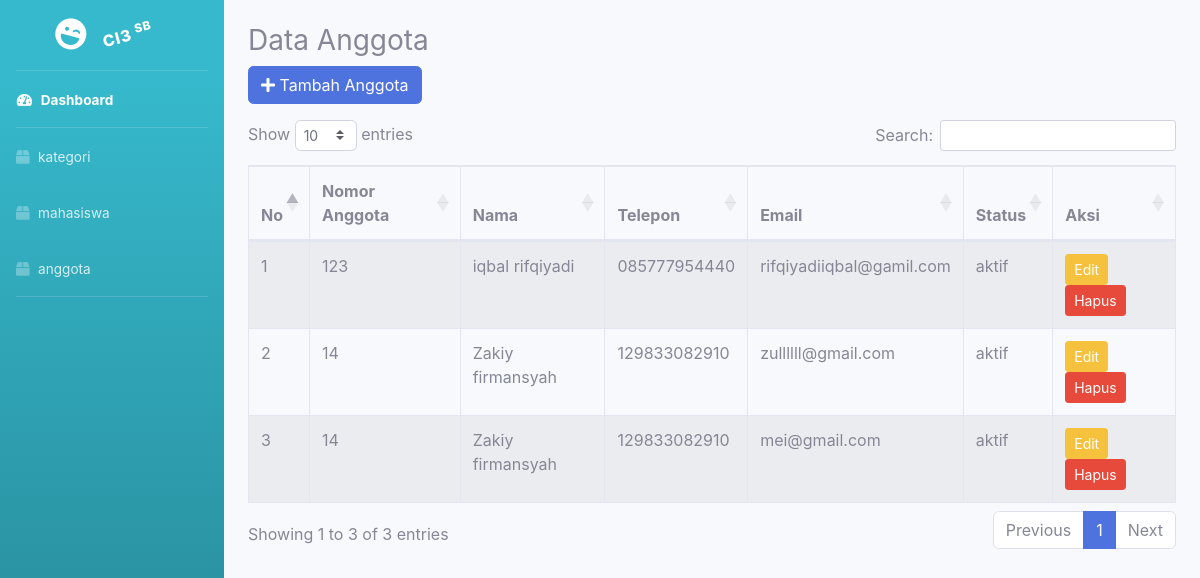
/index.php/anggota, run on the app's committed database.
### tables this page shows
CREATE TABLE `anggota` (
  `id` int(11) NOT NULL,
  `nomor_anggota` varchar(50) DEFAULT NULL,
  `nama` varchar(100) DEFAULT NULL,
  `alamat` text DEFAULT NULL,
  `telepon` varchar(20) DEFAULT NULL,
  `email` varchar(100) DEFAULT NULL,
  `tanggal_daftar` date DEFAULT NULL,
  `status` varchar(20) DEFAULT 'aktif'
);

### application/controllers/anggota.php (called while the page is built, shortened)
<?php
class Anggota extends CI_Controller {
    public function __construct(){
        $this->load->model('Anggota_model');
        $this->load->library('form_validation');
    }
    public function index(){
        $data['anggota'] = $this->Anggota_model->getAll();
        $this->load->view('anggota/index', $data);
    }
}

### index.php (called while the page is built, shortened)
<?php
require_once BASEPATH.'core/CodeIgniter.php';

### application/models/Anggota_model.php (called while the page is built, shortened)
<?php
class Anggota_model extends CI_Model {
    public function getAll(){
        return $this->db->get('anggota')->result();
    }
}

### application/views/anggota/index.php (the view, shortened to what this page needs)
<?php $this->load->view('templates/header'); ?>
<?php $this->load->view('templates/sidebar'); ?>
<div id="content-wrapper" class="d-flex flex-column">
  <div id="content">
    <div class="container-fluid mt-4">
      <h3>Data Anggota</h3>
      <a href="<?= base_url('anggota/tambah') ?>" class="btn btn-primary mb-3">
        <i class="fas fa-plus"></i> Tambah Anggota
      </a>
      <table id="tabelAnggota" class="table table-bordered table-striped">
        <thead>
          <tr>
            <th>No</th>
            <th>Nomor Anggota</th>
            <th>Nama</th>
            <th>Telepon</th>
            <th>Email</th>
            <th>Status</th>
            <th>Aksi</th>
          </tr>
        </thead>
        <tbody>
          <?php $no=1; foreach($anggota as $a){ ?>
          <tr>
            <td><?= $no++ ?></td>
            <td><?= $a->nomor_anggota ?></td>
            <td><?= $a->nama ?></td>
            <td><?= $a->telepon ?></td>
            <td><?= $a->email ?></td>
            <td><?= $a->status ?? 'aktif' ?></td>
            <td>
              <a href="<?= base_url('anggota/edit/'.$a->id) ?>" class="btn btn-warning btn-sm">Edit</a>
              <a href="<?= base_url('anggota/hapus/'.$a->id) ?>" class="btn btn-danger btn-sm"
                 onclick="return confirm('Yakin hapus?')">Hapus</a>
            </td>
          </tr>
          <?php } ?>
        </tbody>
      </table>
    </div>
  </div>
</div>
<link rel="stylesheet" href="https://cdn.datatables.net/1.13.6/css/dataTables.bootstrap4.min.css">
<?php $this->load->view('templates/footer'); ?>

### application/views/templates/header.php (shortened to what this page needs)
<!DOCTYPE html>
<html lang="en">
    <head>
        <link href="<?=base_url('assets/vendor/fontawesome-free/css/all.min.css')?>" rel="stylesheet">
        <link href="<?=base_url('assets/css/sb-admin-2.min.css') ?>" rel="stylesheet">
        <link href="<?=base_url('assets/vendor/datatables/dataTables.bootstrap4.min.css')?>" rel="stylesheet">
    </head>
    <body id="page-top">
        <div id="wrapper">

### application/views/templates/sidebar.php
<ul class="navbar-nav bg-gradient-info sidebar sidebar-dark accordion" id="accordionSidebar">
    <a class="sidebar-brand d-flex align-items-center justify-content-center" href="<?=site_url('dashboard')?>">
        <div class="sidebar-brand-icon rotate-15">
            <i class="fas fa-laugh-wink"></i>
        </div>
        <div class="sidebar-brand-text rotate-n-15 mx-3"> CI3 <sup>SB</sup></div>
    </a>
    <hr class="sidebar-divider my-0">
    <li class="nav-item active">
        <a class="nav-link" href="#">
            <i class="fas fa-fw fa-tachometer-alt"></i>
            <span>Dashboard</span>
        </a>
    </li>
<hr class="sidebar-divider my-0">
<li class="nav-item">
    <a class="nav-link" href="<?= site_url('kategori')?>">
        <i class="fas fa-box"></i>
        <span>kategori
        </span>
    </a>
</li>
<li class="nav-item">
    <a class="nav-link" href="<?= site_url('mahasiswa')?>">
        <i class="fas fa-box"></i>
        <span>mahasiswa
        </span>
    </a>
</li>
<li class="nav-item">
    <a class="nav-link" href="<?= site_url('anggota')?>">
        <i class="fas fa-box"></i>
        <span>anggota
        </span>
    </a>
</li>
<hr class="sidebar-divider d-npne d-md-block">
</ul>
<div id="content-wrapper" class="d-flex flex-column">
                <div id="content">

### application/views/templates/footer.php (shortened to what this page needs)
</div>
</div>
</div>
</body>
</html>

### data on the page
anggota: nomor_anggota "123", nama "iqbal rifqiyadi", telepon "085777954440", email "rifqiyadiiqbal@gamil.com", status "aktif"
anggota: nomor_anggota "14", nama "Zakiy firmansyah", telepon "129833082910", email "zullllll@gmail.com", status "aktif"
anggota: nomor_anggota "14", nama "Zakiy firmansyah", telepon "129833082910", email "mei@gmail.com", status "aktif"
